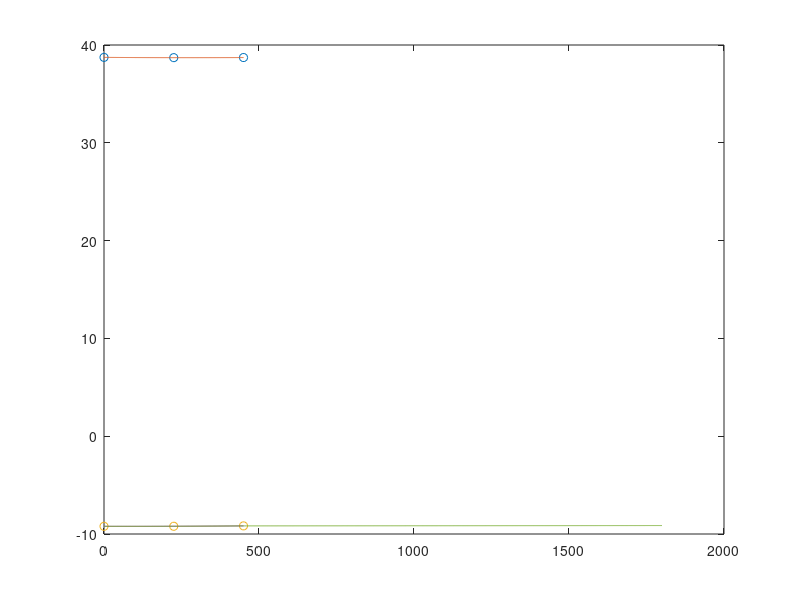
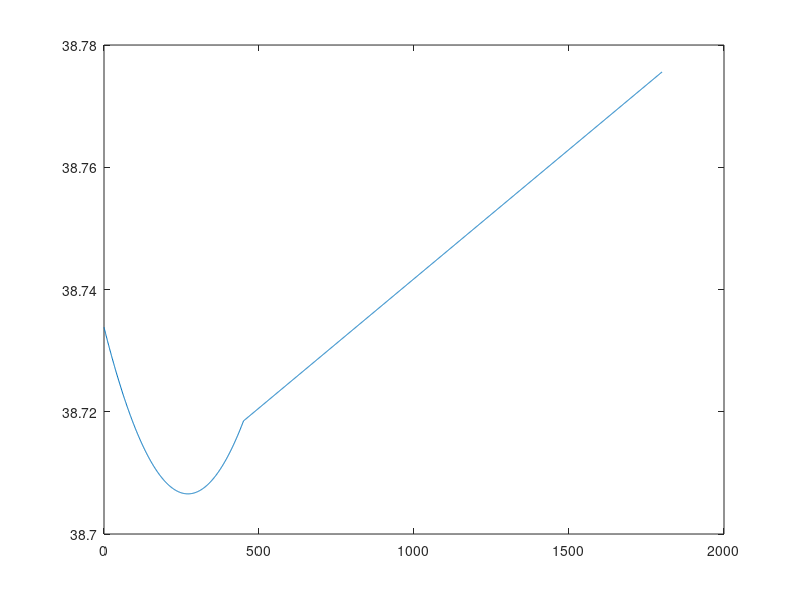
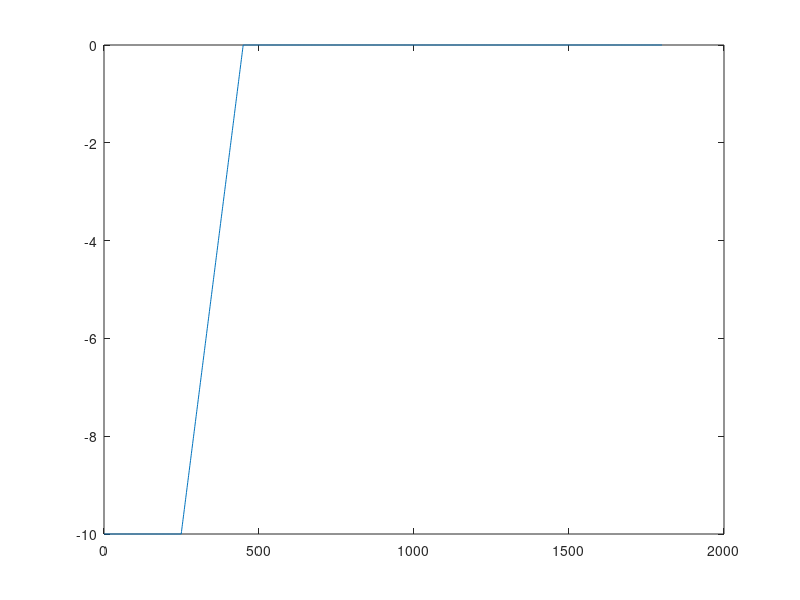
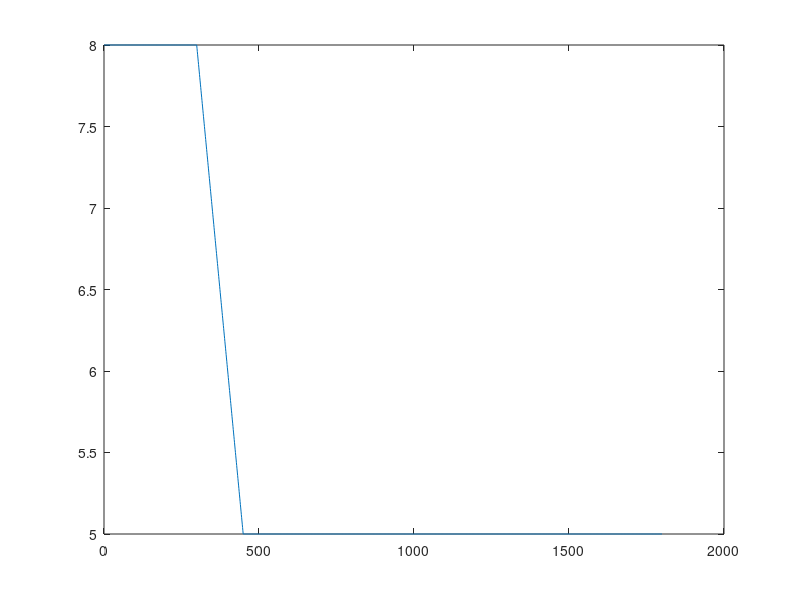

MATLAB code for these plots, in order:
lon_start = 38.733817;
lat_start = -9.214631;
alt_start = 550;

lon_md = 38.707348;
lat_md =  -9.209038;
alt_md = 480;

lon_7 = 38.7185;
lat_7 = -9.169229;
alt_7 = tan(4*pi/180)*7000;
close all

x = [0  225 450];
y = [lon_start  lon_md lon_7];
p = polyfit(x,y,2)
x1 = 0:450;
y1 = polyval(p, x1);
plot(x,y,'o',x1,y1);
hold on;

x = [0  225 450];
y = [lat_start  lat_md lat_7];
p = polyfit(x,y,2)
x2 = 0:450;
y2 = polyval(p, x1);
plot(x,y,'o',x2,y2);
hold on;

lon_aero = 38.77559;
lat_aero = -9.13536;
alt_aero = 0;

len_data = 1800;
len_md = 250;
len_7 = 450;

lon = 0:len_data;
lat = 0:len_data;
alt = 0:len_data;
x = 0:len_data;
dist = 0:len_data;

pitch = 0:len_data;
roll = 0:len_data;
yaw = 0:len_data;

for k = 1:len_data+1
    if (k <= len_7)
        lon(k) = y1(k);
        lat(k) = y2(k);
        alt(k) = alt_start+(alt_7-alt_start)/(len_7)*k;
        
        pitch(k) = 8;
        roll(k) = -10;
        yaw(k) = 25+120-120*k/450;
        
        if k > 250
            roll(k) =  -10 + 10*(k-250)/200 ;
        end
        if k > 300
            pitch(k) =  8 - 3*(k-300)/150 ;
        end
    else
        lon(k) = lon_7+(lon_aero-lon_7)/(len_data-len_7)*(k-len_7-1);
        lat(k) = lat_7+(lat_aero-lat_7)/(len_data-len_7)*(k-len_7-1);
        alt(k) = alt_7+(alt_aero-alt_7)/(len_data-len_7)*(k-len_7-1);
        
         pitch(k) = 5;
         roll(k) = 0;
         yaw(k) = 25;
    end
    
   

    fi1 = lat(k)*pi/180;
    fi2 = lat_aero*pi/180;
    delta_fi = (lat_aero-lat(k))*pi/180;
    delta_lambda = (lon_aero-lon(k))*pi/180;
    a = sin(delta_fi/2)*sin(delta_fi/2)+cos(fi1)*cos(fi2)*sin(delta_lambda/2)*sin(delta_lambda/2);
    c = 2*atan(sqrt(a)/sqrt(1-a));
    dist(k) = 6371*c;
end
close all;
plot(x, lat);
figure();
plot(x, lon);
figure();
plot(x, roll);
figure();
plot(x, pitch)
figure();
plot(x, yaw)

A = [lon;lat;alt;pitch;roll;yaw];
fileID = fopen('C:\Users\paulo\Dropbox\SAInt\ILS\client_dummy\four_deg_circ_approach.txt','w');
fprintf(fileID,'%f;%f;%f;%f;%f;%f\r\n',A);
fclose(fileID);




